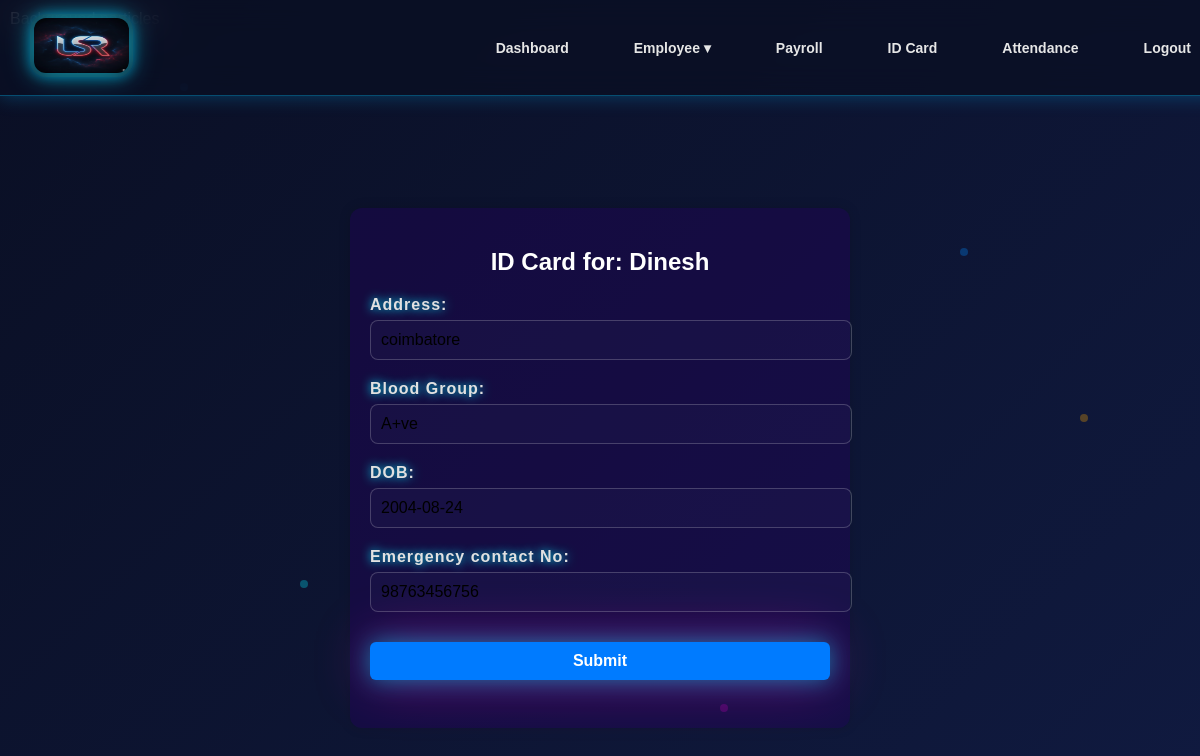
Page /create-id/12/ on the earlier database version.
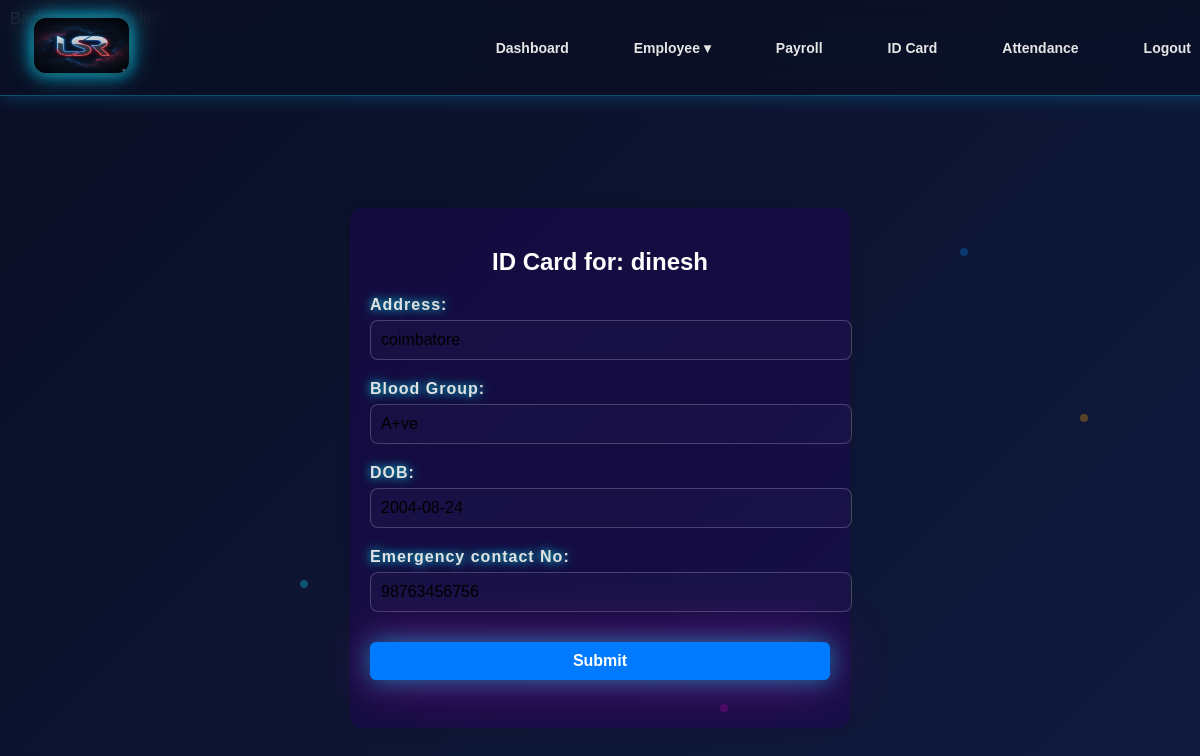
Same page on the later database version.
### app/models.py (models this page shows, shortened)
class Employees(models.Model):
    user = models.OneToOneField(CustomUser, on_delete=models.CASCADE, null=True, blank=True)
    name = models.CharField(max_length=20)
    emp_id = models.CharField(max_length=20, unique=True, blank=True)
    Gender = models.CharField(choices=[('Male','Male'),('Female','Female'),('other','other')])
    phone = models.IntegerField()
    depertment = models.CharField(choices=[('HR','HR'),('IT','IT'),('Finance','Finance'),('Marketing','Marketing'),('Sales','Sales')])
    designation = models.CharField(max_length=50)
    salary = models.IntegerField()
    photo = models.ImageField(upload_to='image', blank=True, null=True)

### app/views.py (the view)
# urls.py: path('create-id/<int:emp_id>/',id_cords_detalis,name='create-id'),
def id_cords_detalis(request, emp_id):
    emp = get_object_or_404(Employees, id=emp_id)
    idcard, created = Idcord.objects.get_or_create(employee=emp)
    if request.method == 'POST':
        form = idcordform(request.POST,instance=idcard)
        if form.is_valid():
            form.save()
            return redirect('idcards')
    else:
        form = idcordform(instance=idcard)
    return render(request, "id_card.html", {"form": form, "emp": emp})

### app/forms.py
class idcordform(forms.ModelForm):
    class Meta:
        model =Idcord
        fields = "__all__"
        widgets = {
            'employee': forms.HiddenInput(),
        }

### app/templates/id_card.html (shortened to what this page needs)
<!DOCTYPE html>
{% load static %}
<html lang="en">
<head>
    <link rel="stylesheet" href="{% static 'css/style.css' %}">
</head>
<body>
    {% include "hr_navbar.html" %}
    Background particles
    <div class="particles">
        <div class="particle" style="top:10%; left:15%;"></div>
        <div class="particle" style="top:30%; left:80%;"></div>
        <div class="particle" style="top:70%; left:25%;"></div>
        <div class="particle" style="top:85%; left:60%;"></div>
        <div class="particle" style="top:50%; left:90%;"></div>
    </div>
    <div class="page-wrapper">
        <div class="id-card-box">
            <h2>ID Card for: {{ emp.name }}</h2>
            <form method="POST" enctype="multipart/form-data">
                {{ form.as_p }}
                <button type="submit">Submit</button>
            </form>
        </div>
    </div>
</body>
</html>

Differences in the rows shown:
changed Employees: name "Dinesh" → "dinesh"
